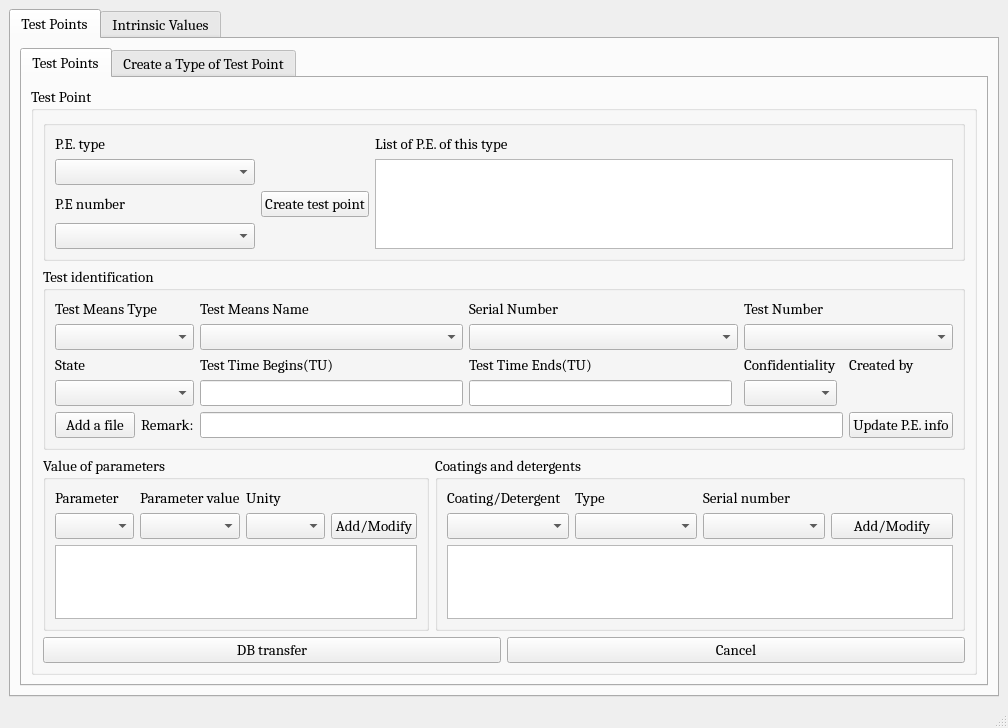
<?xml version="1.0" encoding="UTF-8"?>
<ui version="4.0">
 <class>MainWindow</class>
 <widget class="QMainWindow" name="MainWindow">
  <property name="geometry">
   <rect>
    <x>0</x>
    <y>0</y>
    <width>1008</width>
    <height>708</height>
   </rect>
  </property>
  <property name="windowTitle">
   <string>Exploitation of tests</string>
  </property>
  <widget class="QWidget" name="centralwidget">
   <layout class="QGridLayout" name="gridLayout">
    <item row="0" column="0">
     <widget class="QTabWidget" name="tabWidget">
      <property name="font">
       <font>
        <family>Cambria</family>
        <pointsize>11</pointsize>
       </font>
      </property>
      <property name="currentIndex">
       <number>0</number>
      </property>
      <widget class="QWidget" name="tab_3">
       <attribute name="title">
        <string>Test Points</string>
       </attribute>
       <layout class="QVBoxLayout" name="verticalLayout">
        <item>
         <widget class="QTabWidget" name="tabWidget_2">
          <property name="font">
           <font>
            <family>Cambria</family>
            <pointsize>11</pointsize>
           </font>
          </property>
          <property name="currentIndex">
           <number>0</number>
          </property>
          <widget class="QWidget" name="tab">
           <attribute name="title">
            <string>Test Points</string>
           </attribute>
           <layout class="QVBoxLayout" name="verticalLayout_4">
            <item>
             <widget class="QGroupBox" name="groupBox">
              <property name="font">
               <font>
                <family>Cambria</family>
                <pointsize>11</pointsize>
               </font>
              </property>
              <property name="title">
               <string>Test Point</string>
              </property>
              <layout class="QVBoxLayout" name="verticalLayout_7">
               <item>
                <layout class="QVBoxLayout" name="verticalLayout_6">
                 <item>
                  <widget class="QGroupBox" name="groupBox_8">
                   <property name="font">
                    <font>
                     <family>Cambria</family>
                     <pointsize>11</pointsize>
                    </font>
                   </property>
                   <property name="title">
                    <string/>
                   </property>
                   <layout class="QGridLayout" name="gridLayout_11">
                    <item row="2" column="3" rowspan="3">
                     <widget class="QTableWidget" name="tableWidget">
                      <property name="maximumSize">
                       <size>
                        <width>16777215</width>
                        <height>200</height>
                       </size>
                      </property>
                      <property name="font">
                       <font>
                        <family>Cambria</family>
                        <pointsize>11</pointsize>
                       </font>
                      </property>
                     </widget>
                    </item>
                    <item row="1" column="3">
                     <widget class="QLabel" name="label_2">
                      <property name="maximumSize">
                       <size>
                        <width>16777215</width>
                        <height>50</height>
                       </size>
                      </property>
                      <property name="font">
                       <font>
                        <family>Cambria</family>
                        <pointsize>11</pointsize>
                       </font>
                      </property>
                      <property name="text">
                       <string>List of P.E. of this type</string>
                      </property>
                     </widget>
                    </item>
                    <item row="1" column="0">
                     <widget class="QLabel" name="label">
                      <property name="maximumSize">
                       <size>
                        <width>16777215</width>
                        <height>50</height>
                       </size>
                      </property>
                      <property name="font">
                       <font>
                        <family>Cambria</family>
                        <pointsize>11</pointsize>
                       </font>
                      </property>
                      <property name="text">
                       <string>P.E. type</string>
                      </property>
                     </widget>
                    </item>
                    <item row="2" column="0">
                     <widget class="QComboBox" name="comboBox_2">
                      <property name="minimumSize">
                       <size>
                        <width>200</width>
                        <height>0</height>
                       </size>
                      </property>
                      <property name="maximumSize">
                       <size>
                        <width>16777215</width>
                        <height>16777215</height>
                       </size>
                      </property>
                      <property name="font">
                       <font>
                        <family>Cambria</family>
                        <pointsize>11</pointsize>
                       </font>
                      </property>
                     </widget>
                    </item>
                    <item row="3" column="0">
                     <widget class="QLabel" name="label_13">
                      <property name="font">
                       <font>
                        <family>Cambria</family>
                        <pointsize>11</pointsize>
                       </font>
                      </property>
                      <property name="text">
                       <string>P.E number</string>
                      </property>
                     </widget>
                    </item>
                    <item row="4" column="0">
                     <widget class="QComboBox" name="comboBox_12">
                      <property name="font">
                       <font>
                        <family>Cambria</family>
                        <pointsize>11</pointsize>
                       </font>
                      </property>
                     </widget>
                    </item>
                    <item row="3" column="1">
                     <widget class="QPushButton" name="pushButton_16">
                      <property name="text">
                       <string>Create test point</string>
                      </property>
                     </widget>
                    </item>
                   </layout>
                  </widget>
                 </item>
                 <item>
                  <widget class="QGroupBox" name="groupBox_2">
                   <property name="font">
                    <font>
                     <family>Cambria</family>
                     <pointsize>11</pointsize>
                    </font>
                   </property>
                   <property name="title">
                    <string>Test identification</string>
                   </property>
                   <layout class="QGridLayout" name="gridLayout_3">
                    <item row="0" column="0">
                     <widget class="QLabel" name="label_11">
                      <property name="font">
                       <font>
                        <family>Cambria</family>
                        <pointsize>11</pointsize>
                       </font>
                      </property>
                      <property name="text">
                       <string>Test Means Type</string>
                      </property>
                     </widget>
                    </item>
                    <item row="0" column="1">
                     <widget class="QLabel" name="label_10">
                      <property name="font">
                       <font>
                        <family>Cambria</family>
                        <pointsize>11</pointsize>
                       </font>
                      </property>
                      <property name="text">
                       <string>Test Means Name</string>
                      </property>
                     </widget>
                    </item>
                    <item row="0" column="2" colspan="2">
                     <widget class="QLabel" name="label_9">
                      <property name="font">
                       <font>
                        <family>Cambria</family>
                        <pointsize>11</pointsize>
                       </font>
                      </property>
                      <property name="text">
                       <string>Serial Number</string>
                      </property>
                     </widget>
                    </item>
                    <item row="1" column="0">
                     <widget class="QComboBox" name="comboBox_5">
                      <property name="font">
                       <font>
                        <family>Cambria</family>
                        <pointsize>11</pointsize>
                       </font>
                      </property>
                     </widget>
                    </item>
                    <item row="1" column="1">
                     <widget class="QComboBox" name="comboBox_6">
                      <property name="font">
                       <font>
                        <family>Cambria</family>
                        <pointsize>11</pointsize>
                       </font>
                      </property>
                     </widget>
                    </item>
                    <item row="1" column="2" colspan="2">
                     <widget class="QComboBox" name="comboBox_7">
                      <property name="font">
                       <font>
                        <family>Cambria</family>
                        <pointsize>11</pointsize>
                       </font>
                      </property>
                     </widget>
                    </item>
                    <item row="2" column="0">
                     <widget class="QLabel" name="label_12">
                      <property name="font">
                       <font>
                        <family>Cambria</family>
                        <pointsize>11</pointsize>
                       </font>
                      </property>
                      <property name="text">
                       <string>State</string>
                      </property>
                     </widget>
                    </item>
                    <item row="3" column="0">
                     <widget class="QComboBox" name="comboBox_11">
                      <property name="font">
                       <font>
                        <family>Cambria</family>
                        <pointsize>11</pointsize>
                       </font>
                      </property>
                     </widget>
                    </item>
                    <item row="4" column="0">
                     <layout class="QHBoxLayout" name="horizontalLayout_3">
                      <item>
                       <widget class="QPushButton" name="pushButton_4">
                        <property name="font">
                         <font>
                          <family>Cambria</family>
                          <pointsize>11</pointsize>
                         </font>
                        </property>
                        <property name="text">
                         <string>Add a file</string>
                        </property>
                       </widget>
                      </item>
                      <item>
                       <widget class="QLabel" name="label_18">
                        <property name="font">
                         <font>
                          <family>Cambria</family>
                          <pointsize>11</pointsize>
                         </font>
                        </property>
                        <property name="text">
                         <string>Remark:</string>
                        </property>
                       </widget>
                      </item>
                     </layout>
                    </item>
                    <item row="4" column="1" colspan="5">
                     <widget class="QLineEdit" name="lineEdit_3">
                      <property name="font">
                       <font>
                        <family>Cambria</family>
                        <pointsize>11</pointsize>
                       </font>
                      </property>
                     </widget>
                    </item>
                    <item row="3" column="1">
                     <widget class="QLineEdit" name="lineEdit">
                      <property name="maximumSize">
                       <size>
                        <width>400</width>
                        <height>16777215</height>
                       </size>
                      </property>
                      <property name="font">
                       <font>
                        <family>Cambria</family>
                        <pointsize>11</pointsize>
                       </font>
                      </property>
                     </widget>
                    </item>
                    <item row="2" column="1">
                     <widget class="QLabel" name="label_14">
                      <property name="font">
                       <font>
                        <family>Cambria</family>
                        <pointsize>11</pointsize>
                       </font>
                      </property>
                      <property name="text">
                       <string>Test Time Begins(TU)</string>
                      </property>
                     </widget>
                    </item>
                    <item row="2" column="2">
                     <widget class="QLabel" name="label_15">
                      <property name="font">
                       <font>
                        <family>Cambria</family>
                        <pointsize>11</pointsize>
                       </font>
                      </property>
                      <property name="text">
                       <string>Test Time Ends(TU)</string>
                      </property>
                     </widget>
                    </item>
                    <item row="3" column="2">
                     <widget class="QLineEdit" name="lineEdit_2">
                      <property name="maximumSize">
                       <size>
                        <width>400</width>
                        <height>16777215</height>
                       </size>
                      </property>
                      <property name="font">
                       <font>
                        <family>Cambria</family>
                        <pointsize>11</pointsize>
                       </font>
                      </property>
                     </widget>
                    </item>
                    <item row="2" column="4">
                     <widget class="QLabel" name="label_16">
                      <property name="font">
                       <font>
                        <family>Cambria</family>
                        <pointsize>11</pointsize>
                       </font>
                      </property>
                      <property name="text">
                       <string>Confidentiality</string>
                      </property>
                     </widget>
                    </item>
                    <item row="3" column="4">
                     <widget class="QComboBox" name="comboBox_14">
                      <property name="font">
                       <font>
                        <family>Cambria</family>
                        <pointsize>11</pointsize>
                       </font>
                      </property>
                     </widget>
                    </item>
                    <item row="4" column="6">
                     <widget class="QPushButton" name="pushButton_17">
                      <property name="text">
                       <string>Update P.E. info</string>
                      </property>
                     </widget>
                    </item>
                    <item row="3" column="6">
                     <widget class="QLabel" name="label_50">
                      <property name="text">
                       <string/>
                      </property>
                     </widget>
                    </item>
                    <item row="2" column="6">
                     <widget class="QLabel" name="label_17">
                      <property name="font">
                       <font>
                        <family>Cambria</family>
                        <pointsize>11</pointsize>
                       </font>
                      </property>
                      <property name="text">
                       <string>Created by</string>
                      </property>
                     </widget>
                    </item>
                    <item row="1" column="4" colspan="3">
                     <widget class="QComboBox" name="comboBox_9">
                      <property name="font">
                       <font>
                        <family>Cambria</family>
                        <pointsize>11</pointsize>
                       </font>
                      </property>
                     </widget>
                    </item>
                    <item row="0" column="4" colspan="2">
                     <widget class="QLabel" name="label_7">
                      <property name="font">
                       <font>
                        <family>Cambria</family>
                        <pointsize>11</pointsize>
                       </font>
                      </property>
                      <property name="text">
                       <string>Test Number</string>
                      </property>
                     </widget>
                    </item>
                   </layout>
                  </widget>
                 </item>
                 <item>
                  <layout class="QHBoxLayout" name="horizontalLayout_4">
                   <item>
                    <widget class="QGroupBox" name="groupBox_3">
                     <property name="font">
                      <font>
                       <family>Cambria</family>
                       <pointsize>11</pointsize>
                      </font>
                     </property>
                     <property name="title">
                      <string>Value of parameters</string>
                     </property>
                     <layout class="QVBoxLayout" name="verticalLayout_5">
                      <item>
                       <layout class="QGridLayout" name="gridLayout_2">
                        <item row="1" column="3">
                         <widget class="QPushButton" name="pushButton_3">
                          <property name="font">
                           <font>
                            <family>Cambria</family>
                            <pointsize>11</pointsize>
                           </font>
                          </property>
                          <property name="text">
                           <string>Add/Modify</string>
                          </property>
                         </widget>
                        </item>
                        <item row="0" column="0">
                         <widget class="QLabel" name="label_5">
                          <property name="font">
                           <font>
                            <family>Cambria</family>
                            <pointsize>11</pointsize>
                           </font>
                          </property>
                          <property name="text">
                           <string>Parameter</string>
                          </property>
                         </widget>
                        </item>
                        <item row="0" column="1">
                         <widget class="QLabel" name="label_4">
                          <property name="font">
                           <font>
                            <family>Cambria</family>
                            <pointsize>11</pointsize>
                           </font>
                          </property>
                          <property name="text">
                           <string>Parameter value</string>
                          </property>
                         </widget>
                        </item>
                        <item row="0" column="2">
                         <widget class="QLabel" name="label_3">
                          <property name="font">
                           <font>
                            <family>Cambria</family>
                            <pointsize>11</pointsize>
                           </font>
                          </property>
                          <property name="text">
                           <string>Unity</string>
                          </property>
                         </widget>
                        </item>
                        <item row="1" column="0">
                         <widget class="QComboBox" name="comboBox">
                          <property name="font">
                           <font>
                            <family>Cambria</family>
                            <pointsize>11</pointsize>
                           </font>
                          </property>
                         </widget>
                        </item>
                        <item row="1" column="1">
                         <widget class="QComboBox" name="comboBox_3">
                          <property name="font">
                           <font>
                            <family>Cambria</family>
                            <pointsize>11</pointsize>
                           </font>
                          </property>
                         </widget>
                        </item>
                        <item row="1" column="2">
                         <widget class="QComboBox" name="comboBox_4">
                          <property name="font">
                           <font>
                            <family>Cambria</family>
                            <pointsize>11</pointsize>
                           </font>
                          </property>
                         </widget>
                        </item>
                        <item row="2" column="0" colspan="4">
                         <widget class="QTableWidget" name="tableWidget_2">
                          <property name="font">
                           <font>
                            <family>Cambria</family>
                            <pointsize>11</pointsize>
                           </font>
                          </property>
                         </widget>
                        </item>
                       </layout>
                      </item>
                     </layout>
                    </widget>
                   </item>
                   <item>
                    <widget class="QGroupBox" name="groupBox_9">
                     <property name="title">
                      <string>Coatings and detergents</string>
                     </property>
                     <layout class="QVBoxLayout" name="verticalLayout_8">
                      <item>
                       <layout class="QGridLayout" name="gridLayout_13">
                        <item row="0" column="0">
                         <widget class="QLabel" name="label_32">
                          <property name="text">
                           <string>Coating/Detergent</string>
                          </property>
                         </widget>
                        </item>
                        <item row="1" column="1">
                         <widget class="QComboBox" name="comboBox_19"/>
                        </item>
                        <item row="1" column="2">
                         <widget class="QComboBox" name="comboBox_22"/>
                        </item>
                        <item row="0" column="1">
                         <widget class="QLabel" name="label_36">
                          <property name="text">
                           <string>Type</string>
                          </property>
                         </widget>
                        </item>
                        <item row="1" column="0">
                         <widget class="QComboBox" name="comboBox_17"/>
                        </item>
                        <item row="0" column="2">
                         <widget class="QLabel" name="label_47">
                          <property name="text">
                           <string>Serial number</string>
                          </property>
                         </widget>
                        </item>
                        <item row="1" column="3">
                         <widget class="QPushButton" name="pushButton_8">
                          <property name="text">
                           <string>Add/Modify</string>
                          </property>
                         </widget>
                        </item>
                       </layout>
                      </item>
                      <item>
                       <widget class="QTableWidget" name="tableWidget_7"/>
                      </item>
                     </layout>
                    </widget>
                   </item>
                  </layout>
                 </item>
                </layout>
               </item>
               <item>
                <layout class="QHBoxLayout" name="horizontalLayout">
                 <item>
                  <widget class="QPushButton" name="pushButton">
                   <property name="font">
                    <font>
                     <family>Cambria</family>
                     <pointsize>11</pointsize>
                    </font>
                   </property>
                   <property name="text">
                    <string>DB transfer</string>
                   </property>
                  </widget>
                 </item>
                 <item>
                  <widget class="QPushButton" name="pushButton_2">
                   <property name="minimumSize">
                    <size>
                     <width>0</width>
                     <height>0</height>
                    </size>
                   </property>
                   <property name="font">
                    <font>
                     <family>Cambria</family>
                     <pointsize>11</pointsize>
                    </font>
                   </property>
                   <property name="text">
                    <string>Cancel</string>
                   </property>
                  </widget>
                 </item>
                </layout>
               </item>
              </layout>
             </widget>
            </item>
           </layout>
          </widget>
          <widget class="QWidget" name="tab_2">
           <attribute name="title">
            <string>Create a Type of Test Point</string>
           </attribute>
           <layout class="QVBoxLayout" name="verticalLayout_3">
            <item>
             <layout class="QGridLayout" name="gridLayout_4">
              <item row="5" column="0" colspan="3">
               <widget class="QTableWidget" name="tableWidget_3">
                <property name="maximumSize">
                 <size>
                  <width>16777215</width>
                  <height>600</height>
                 </size>
                </property>
               </widget>
              </item>
              <item row="0" column="0">
               <widget class="QLabel" name="label_19">
                <property name="text">
                 <string>Name of Test Point Type</string>
                </property>
               </widget>
              </item>
              <item row="1" column="0">
               <widget class="QComboBox" name="comboBox_18"/>
              </item>
              <item row="2" column="1">
               <widget class="QLabel" name="label_23">
                <property name="text">
                 <string>Unity</string>
                </property>
               </widget>
              </item>
              <item row="3" column="1">
               <widget class="QComboBox" name="comboBox_16"/>
              </item>
              <item row="0" column="1">
               <widget class="QLabel" name="label_21">
                <property name="text">
                 <string>State</string>
                </property>
               </widget>
              </item>
              <item row="3" column="2">
               <widget class="QPushButton" name="pushButton_7">
                <property name="text">
                 <string>Create</string>
                </property>
               </widget>
              </item>
              <item row="6" column="0" colspan="3">
               <layout class="QHBoxLayout" name="horizontalLayout_2">
                <item>
                 <widget class="QPushButton" name="pushButton_5">
                  <property name="text">
                   <string>Cancel</string>
                  </property>
                 </widget>
                </item>
                <item>
                 <widget class="QPushButton" name="pushButton_6">
                  <property name="text">
                   <string>DB transfer</string>
                  </property>
                 </widget>
                </item>
               </layout>
              </item>
              <item row="1" column="1">
               <widget class="QLabel" name="label_20">
                <property name="text">
                 <string/>
                </property>
               </widget>
              </item>
              <item row="4" column="0">
               <widget class="QLabel" name="label_48">
                <property name="text">
                 <string>List of (Parameter Name,Unity) for this Type of Test Point
                                                </string>
                </property>
               </widget>
              </item>
              <item row="3" column="0">
               <widget class="QComboBox" name="comboBox_15"/>
              </item>
              <item row="1" column="2">
               <widget class="QLabel" name="label_31">
                <property name="text">
                 <string/>
                </property>
               </widget>
              </item>
              <item row="0" column="2">
               <widget class="QLabel" name="label_25">
                <property name="text">
                 <string>Created/Validated by</string>
                </property>
               </widget>
              </item>
              <item row="2" column="0">
               <widget class="QLabel" name="label_24">
                <property name="text">
                 <string>Parameter Name</string>
                </property>
               </widget>
              </item>
             </layout>
            </item>
           </layout>
          </widget>
         </widget>
        </item>
       </layout>
      </widget>
      <widget class="QWidget" name="tab_4">
       <attribute name="title">
        <string>Intrinsic Values</string>
       </attribute>
       <widget class="QTabWidget" name="tabWidget_3">
        <property name="geometry">
         <rect>
          <x>0</x>
          <y>10</y>
          <width>1991</width>
          <height>941</height>
         </rect>
        </property>
        <property name="currentIndex">
         <number>0</number>
        </property>
        <widget class="QWidget" name="tab_5">
         <attribute name="title">
          <string>Test Points</string>
         </attribute>
         <widget class="QGroupBox" name="groupBox_4">
          <property name="geometry">
           <rect>
            <x>10</x>
            <y>10</y>
            <width>1971</width>
            <height>901</height>
           </rect>
          </property>
          <property name="title">
           <string>Intrinsic Value</string>
          </property>
          <widget class="QWidget" name="gridLayoutWidget_5">
           <property name="geometry">
            <rect>
             <x>10</x>
             <y>20</y>
             <width>1951</width>
             <height>851</height>
            </rect>
           </property>
           <layout class="QGridLayout" name="gridLayout_5">
            <item row="2" column="0" colspan="2">
             <widget class="QGroupBox" name="groupBox_5">
              <property name="maximumSize">
               <size>
                <width>16777215</width>
                <height>150</height>
               </size>
              </property>
              <property name="title">
               <string>Coating identification</string>
              </property>
              <widget class="QWidget" name="gridLayoutWidget_6">
               <property name="geometry">
                <rect>
                 <x>10</x>
                 <y>20</y>
                 <width>1321</width>
                 <height>81</height>
                </rect>
               </property>
               <layout class="QGridLayout" name="gridLayout_6">
                <item row="0" column="2">
                 <widget class="QLabel" name="label_27">
                  <property name="text">
                   <string>Serial Number</string>
                  </property>
                 </widget>
                </item>
                <item row="1" column="2">
                 <widget class="QComboBox" name="comboBox_23"/>
                </item>
                <item row="1" column="0">
                 <widget class="QComboBox" name="comboBox_27"/>
                </item>
                <item row="0" column="0">
                 <widget class="QLabel" name="label_34">
                  <property name="text">
                   <string>Coating Name</string>
                  </property>
                 </widget>
                </item>
                <item row="0" column="1">
                 <widget class="QLabel" name="label_35">
                  <property name="text">
                   <string>Coaitng Variant</string>
                  </property>
                 </widget>
                </item>
                <item row="1" column="1">
                 <widget class="QComboBox" name="comboBox_28"/>
                </item>
               </layout>
              </widget>
             </widget>
            </item>
            <item row="4" column="0" colspan="3">
             <widget class="QGroupBox" name="groupBox_6">
              <property name="title">
               <string>Value of parameters</string>
              </property>
              <widget class="QWidget" name="gridLayoutWidget_7">
               <property name="geometry">
                <rect>
                 <x>9</x>
                 <y>19</y>
                 <width>1931</width>
                 <height>129</height>
                </rect>
               </property>
               <layout class="QGridLayout" name="gridLayout_7">
                <item row="1" column="2">
                 <widget class="QComboBox" name="comboBox_31"/>
                </item>
                <item row="0" column="1">
                 <widget class="QLabel" name="label_37">
                  <property name="text">
                   <string>Parameter value</string>
                  </property>
                 </widget>
                </item>
                <item row="0" column="0">
                 <widget class="QLabel" name="label_38">
                  <property name="text">
                   <string>Parameter</string>
                  </property>
                 </widget>
                </item>
                <item row="2" column="0" colspan="3">
                 <widget class="QTableWidget" name="tableWidget_4"/>
                </item>
                <item row="1" column="0">
                 <widget class="QComboBox" name="comboBox_32"/>
                </item>
                <item row="1" column="1">
                 <widget class="QComboBox" name="comboBox_33"/>
                </item>
                <item row="0" column="2">
                 <widget class="QLabel" name="label_39">
                  <property name="text">
                   <string>Unity</string>
                  </property>
                 </widget>
                </item>
                <item row="1" column="3">
                 <widget class="QPushButton" name="pushButton_9">
                  <property name="text">
                   <string>Add/Modify</string>
                  </property>
                 </widget>
                </item>
               </layout>
              </widget>
             </widget>
            </item>
            <item row="5" column="1" colspan="2">
             <widget class="QPushButton" name="pushButton_11">
              <property name="text">
               <string>DB transfer</string>
              </property>
             </widget>
            </item>
            <item row="1" column="1" colspan="2">
             <widget class="QTableWidget" name="tableWidget_5">
              <property name="maximumSize">
               <size>
                <width>16777215</width>
                <height>200</height>
               </size>
              </property>
             </widget>
            </item>
            <item row="0" column="1">
             <widget class="QLabel" name="label_41">
              <property name="maximumSize">
               <size>
                <width>16777215</width>
                <height>50</height>
               </size>
              </property>
              <property name="text">
               <string>VI List</string>
              </property>
             </widget>
            </item>
            <item row="0" column="0">
             <widget class="QLabel" name="label_40">
              <property name="maximumSize">
               <size>
                <width>16777215</width>
                <height>50</height>
               </size>
              </property>
              <property name="text">
               <string>Name of Intrinsic Value Type</string>
              </property>
             </widget>
            </item>
            <item row="1" column="0">
             <widget class="QComboBox" name="comboBox_30"/>
            </item>
            <item row="2" column="2">
             <widget class="QGroupBox" name="groupBox_7">
              <property name="minimumSize">
               <size>
                <width>600</width>
                <height>0</height>
               </size>
              </property>
              <property name="maximumSize">
               <size>
                <width>16777215</width>
                <height>150</height>
               </size>
              </property>
              <property name="title">
               <string>Detergent Identification</string>
              </property>
              <widget class="QWidget" name="gridLayoutWidget_9">
               <property name="geometry">
                <rect>
                 <x>10</x>
                 <y>20</y>
                 <width>581</width>
                 <height>81</height>
                </rect>
               </property>
               <layout class="QGridLayout" name="gridLayout_9">
                <item row="0" column="1">
                 <widget class="QLabel" name="label_26">
                  <property name="text">
                   <string>Detergent Variant</string>
                  </property>
                 </widget>
                </item>
                <item row="0" column="0">
                 <widget class="QLabel" name="label_22">
                  <property name="text">
                   <string>Detergent Name</string>
                  </property>
                 </widget>
                </item>
                <item row="1" column="0">
                 <widget class="QComboBox" name="comboBox_20"/>
                </item>
                <item row="1" column="1">
                 <widget class="QComboBox" name="comboBox_21"/>
                </item>
               </layout>
              </widget>
             </widget>
            </item>
            <item row="5" column="0">
             <widget class="QPushButton" name="pushButton_10">
              <property name="minimumSize">
               <size>
                <width>1000</width>
                <height>0</height>
               </size>
              </property>
              <property name="text">
               <string>Cancel</string>
              </property>
             </widget>
            </item>
            <item row="3" column="0" colspan="3">
             <layout class="QGridLayout" name="gridLayout_10">
              <item row="0" column="0">
               <widget class="QLabel" name="label_33">
                <property name="maximumSize">
                 <size>
                  <width>16777215</width>
                  <height>50</height>
                 </size>
                </property>
                <property name="text">
                 <string>State</string>
                </property>
               </widget>
              </item>
              <item row="0" column="2">
               <widget class="QLabel" name="label_30">
                <property name="maximumSize">
                 <size>
                  <width>16777215</width>
                  <height>50</height>
                 </size>
                </property>
                <property name="text">
                 <string>Created by</string>
                </property>
               </widget>
              </item>
              <item row="0" column="1">
               <widget class="QLabel" name="label_28">
                <property name="maximumSize">
                 <size>
                  <width>16777215</width>
                  <height>50</height>
                 </size>
                </property>
                <property name="text">
                 <string>Confidentiality</string>
                </property>
               </widget>
              </item>
              <item row="1" column="2">
               <widget class="QLineEdit" name="lineEdit_6">
                <property name="maximumSize">
                 <size>
                  <width>400</width>
                  <height>16777215</height>
                 </size>
                </property>
               </widget>
              </item>
              <item row="1" column="0">
               <widget class="QComboBox" name="comboBox_39"/>
              </item>
              <item row="1" column="1">
               <widget class="QComboBox" name="comboBox_25"/>
              </item>
              <item row="2" column="0" colspan="3">
               <layout class="QGridLayout" name="gridLayout_12">
                <item row="0" column="2">
                 <widget class="QLineEdit" name="lineEdit_4"/>
                </item>
                <item row="0" column="1">
                 <layout class="QHBoxLayout" name="horizontalLayout_5">
                  <item>
                   <widget class="QPushButton" name="pushButton_15">
                    <property name="text">
                     <string>Add a file</string>
                    </property>
                   </widget>
                  </item>
                  <item>
                   <widget class="QLabel" name="label_29">
                    <property name="text">
                     <string>Remark:</string>
                    </property>
                   </widget>
                  </item>
                 </layout>
                </item>
               </layout>
              </item>
             </layout>
            </item>
           </layout>
          </widget>
         </widget>
        </widget>
        <widget class="QWidget" name="tab_6">
         <attribute name="title">
          <string>Create a Type of Intrinsic Value</string>
         </attribute>
         <widget class="QWidget" name="gridLayoutWidget_8">
          <property name="geometry">
           <rect>
            <x>10</x>
            <y>10</y>
            <width>1961</width>
            <height>851</height>
           </rect>
          </property>
          <layout class="QGridLayout" name="gridLayout_8">
           <item row="1" column="1">
            <widget class="QComboBox" name="comboBox_34"/>
           </item>
           <item row="3" column="2">
            <widget class="QPushButton" name="pushButton_13">
             <property name="text">
              <string>Create</string>
             </property>
            </widget>
           </item>
           <item row="5" column="0" colspan="3">
            <widget class="QTableWidget" name="tableWidget_6">
             <property name="maximumSize">
              <size>
               <width>16777215</width>
               <height>600</height>
              </size>
             </property>
            </widget>
           </item>
           <item row="0" column="0">
            <widget class="QLabel" name="label_43">
             <property name="text">
              <string>Name of Intrinsic Point Type</string>
             </property>
            </widget>
           </item>
           <item row="1" column="0">
            <widget class="QComboBox" name="comboBox_36"/>
           </item>
           <item row="0" column="1">
            <widget class="QLabel" name="label_42">
             <property name="text">
              <string>Created/Validated by</string>
             </property>
            </widget>
           </item>
           <item row="1" column="2">
            <widget class="QComboBox" name="comboBox_35"/>
           </item>
           <item row="0" column="2">
            <widget class="QLabel" name="label_44">
             <property name="text">
              <string>State</string>
             </property>
            </widget>
           </item>
           <item row="3" column="0">
            <widget class="QComboBox" name="comboBox_37"/>
           </item>
           <item row="2" column="1">
            <widget class="QLabel" name="label_45">
             <property name="text">
              <string>Unity</string>
             </property>
            </widget>
           </item>
           <item row="2" column="0">
            <widget class="QLabel" name="label_46">
             <property name="text">
              <string>Parameter Name</string>
             </property>
            </widget>
           </item>
           <item row="3" column="1">
            <widget class="QComboBox" name="comboBox_38"/>
           </item>
           <item row="4" column="0">
            <widget class="QLabel" name="label_49">
             <property name="text">
              <string>List of (Parameter Name,Unity) for this Type of Test Point
                                                </string>
             </property>
            </widget>
           </item>
           <item row="6" column="0" colspan="3">
            <layout class="QHBoxLayout" name="horizontalLayout_6">
             <item>
              <widget class="QPushButton" name="pushButton_12">
               <property name="text">
                <string>Cancel</string>
               </property>
              </widget>
             </item>
             <item>
              <widget class="QPushButton" name="pushButton_14">
               <property name="text">
                <string>DB transfer</string>
               </property>
              </widget>
             </item>
            </layout>
           </item>
          </layout>
         </widget>
        </widget>
       </widget>
      </widget>
     </widget>
    </item>
   </layout>
  </widget>
  <widget class="QStatusBar" name="statusbar"/>
 </widget>
 <resources/>
 <connections/>
</ui>
